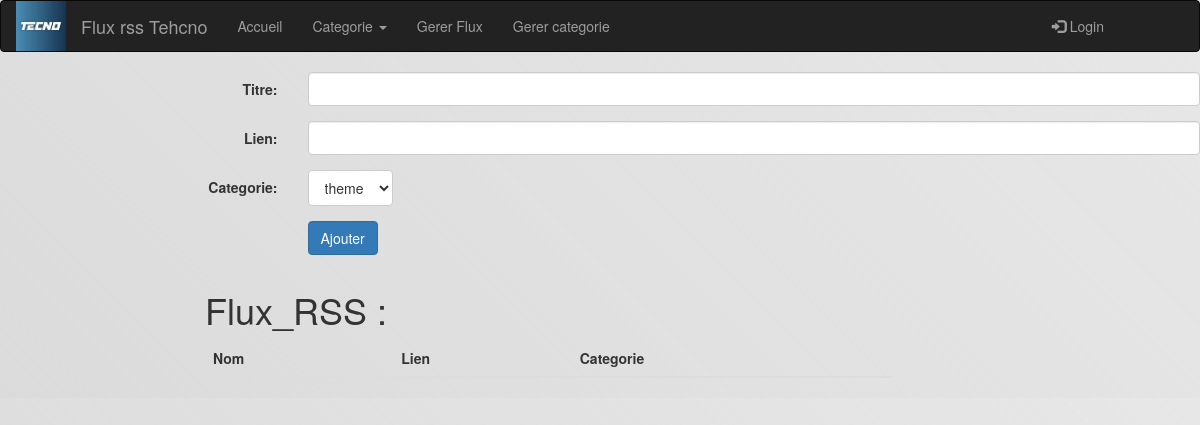
/index?page=gerer_flux, run on an earlier commit of the app's database.
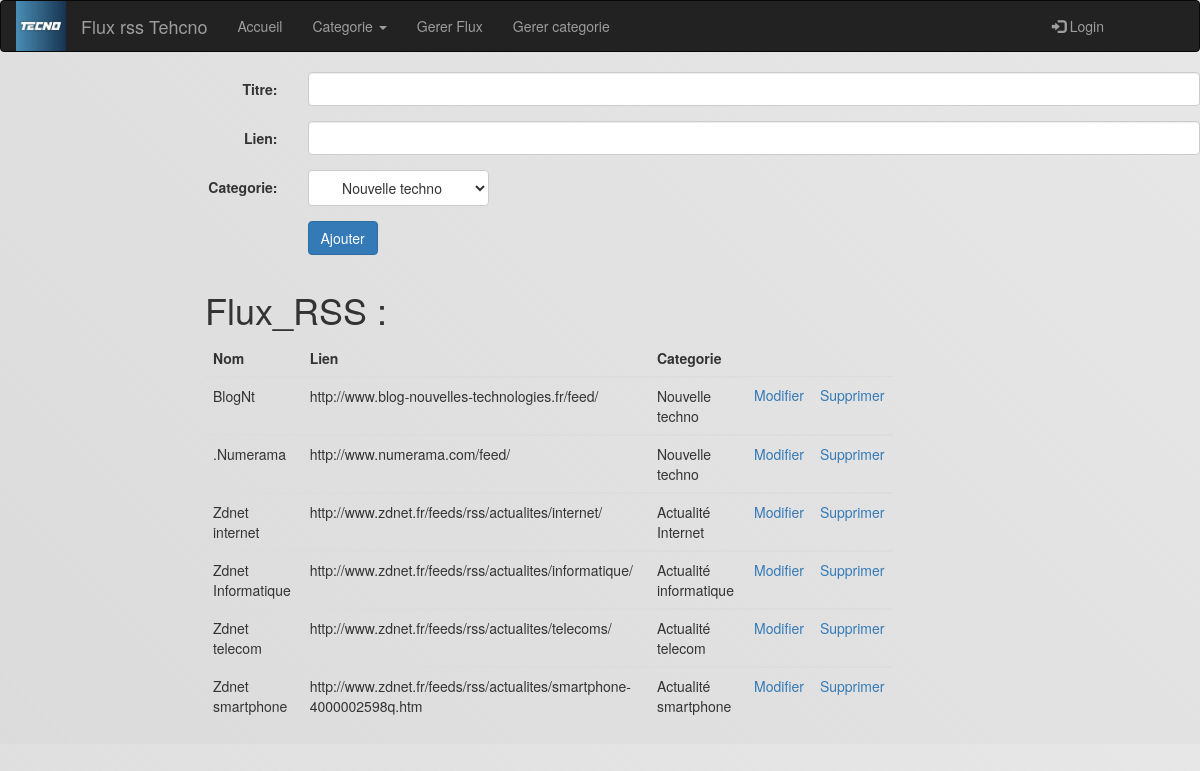
And on a later commit of the database.
### tables this page shows
CREATE TABLE `flux` (
  `id_f` int(11) NOT NULL,
  `titre` varchar(255) NOT NULL,
  `lien` varchar(255) NOT NULL
);

CREATE TABLE `theme` (
  `id_t` int(11) NOT NULL,
  `nom` varchar(255) NOT NULL
);

### controller/gerer_flux.php (called while the page is built, shortened)
<?php
require "Model/gerer_flux.php";
$req1 = lesthemes() ;
$req2 = lescats();
require "view/gerer_flux.php";
?>

### index.php (called while the page is built, shortened)
<?php
if(!isset($_GET['page']) || $_GET['page'] =="")
            $page = "login";
        else
        {
            if(!file_exists("controller/".$_GET['page'].".php"))
            {
                $page = 404;
            }
            else
                $page = $_GET['page'];
        }
include "controller/".$page.".php";
require "layout.php";
?>

### Model/gerer_flux.php (called while the page is built, shortened)
<?php
function lesthemes(){
    global $bdd;
    $req = $bdd->prepare("SELECT * FROM theme  ");
    $req->execute();
    return($req);
}
function lescats(){
    global $bdd;
    $req = $bdd->prepare("SELECT * FROM flux f , theme t , appartenir a where f.id_f = a.id_f and a.id_t=t.id_t ");
    $req->execute();
    return($req);
}

### view/gerer_flux.php (the view, shortened to what this page needs)
            <form method="post" class="form-horizontal" action="#" class="form">
                <div class="form-group">
                    <label for="nom" class="col-sm-3 control-label">Titre:</label>
                    <div class="col-sm-9">
                        <input class="form-control" type="text" name="titre" value=""> </div>
                </div>
                <div class="form-group">
                    <label for="nom" class="col-sm-3 control-label">Lien:</label>
                    <div class="col-sm-9">
                        <input class="form-control" type="text" name="lien" value=""> </div>
                </div>
                <div class="form-group">
                    <label for="nom" class="col-sm-3 control-label">Categorie:</label>
                    <div class="col-sm-9">
                        <select class="btn btn-default " name="cat" >
                        <?php
                            while($data = $req1->fetch())
                            {
                               echo " <option value=".$data['id_t'].">".$data['nom']."</option></br>";
                            }
                        ?>
                        </select>
                    </div>
                </div>
                <div class="form-group">
                    <div class="col-sm-9 col-sm-offset-3">
                        <button type="submit" name="submit" class="btn btn-primary pull-left" data-somestringvalue-text="Loading Finished" autocomplete="off">Ajouter</button>
                    </div>
                </div>
            </form>
            <div class="contenaire">
                <div class="row">
                    <div class="col-xs-7 col-xs-offset-2">
                        <h1>Flux_RSS :</h1>
                        <table class="table table-hover">
                            <thead>
                                <tr>
                                    <th>Nom</th>
                                    <th>Lien</th>
                                    <th>Categorie</th>
                                </tr>
                            </thead>
                            <?php
                            while($data = $req2->fetch())
                            {
                            ?>
                                <tbody>
                                    <tr>
                                        <td>
                                            <?php echo $data['titre']; ?>
                                        </td>
                                        <td>
                                            <?php echo $data['lien']; ?>
                                        </td>
                                        <td>
                                            <?php echo $data['nom']; ?>
                                        </td>
                                        <td> <a href='<?php echo "index.php?page=Modifier_flux&id_t=".$data['id_t']."&id_f=".$data['id_f']; ?>'>Modifier </a> </td>
                                        <td> <a href='<?php echo "index.php?page=Supprimer_flux&supp=flux&id_t=".$data['id_t']."&id_f=".$data['id_f']; ?>'>Supprimer </a> </td>
                                    </tr>
                                </tbody>
                                <?php
}
echo "</table>"; ?>
                    </div>
                </div>
            </div>

What changed in the data, as far as the page shows it:
added flux: titre "BlogNt", lien "http://www.blog-nouvelles-technologies.fr/feed/", theme.nom "Nouvelle techno"
added flux: titre ".Numerama", lien "http://www.numerama.com/feed/", theme.nom "Nouvelle techno"
added flux: titre "Zdnet internet", lien "http://www.zdnet.fr/feeds/rss/actualites/internet/", theme.nom "Actualité Internet"
added flux: titre "Zdnet Informatique", lien "http://www.zdnet.fr/feeds/rss/actualites/informatique/", theme.nom "Actualité informatique"
added flux: titre "Zdnet telecom", lien "http://www.zdnet.fr/feeds/rss/actualites/telecoms/", theme.nom "Actualité telecom"
added flux: titre "Zdnet smartphone", lien "http://www.zdnet.fr/feeds/rss/actualites/smartphone-4000002598q.htm", theme.nom "Actualité smartphone"
Also different on the page:
form field cat: "theme" → "Nouvelle techno"
